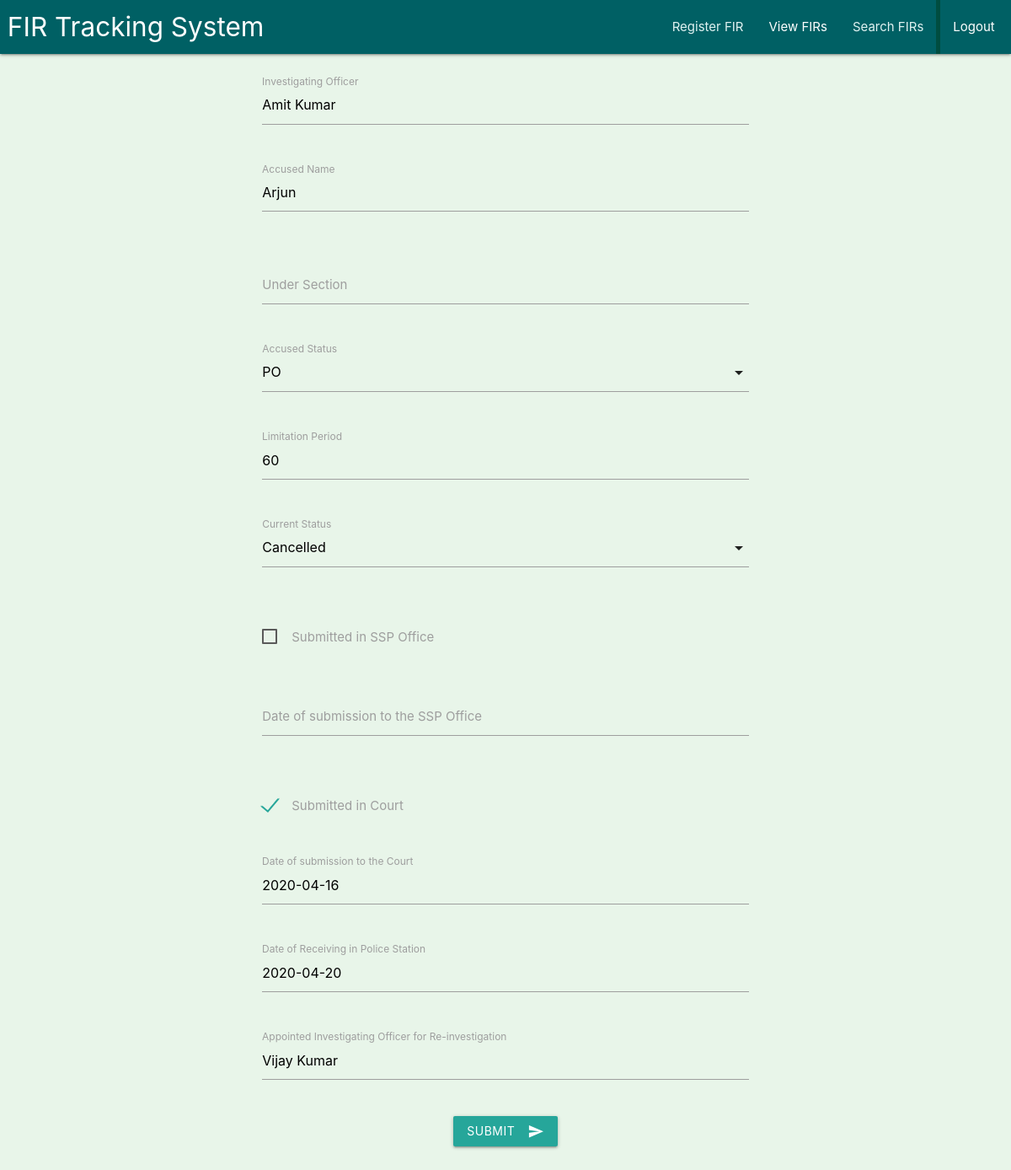
Page /fir/update_fir_ps/12 (signed in) on the earlier database version.
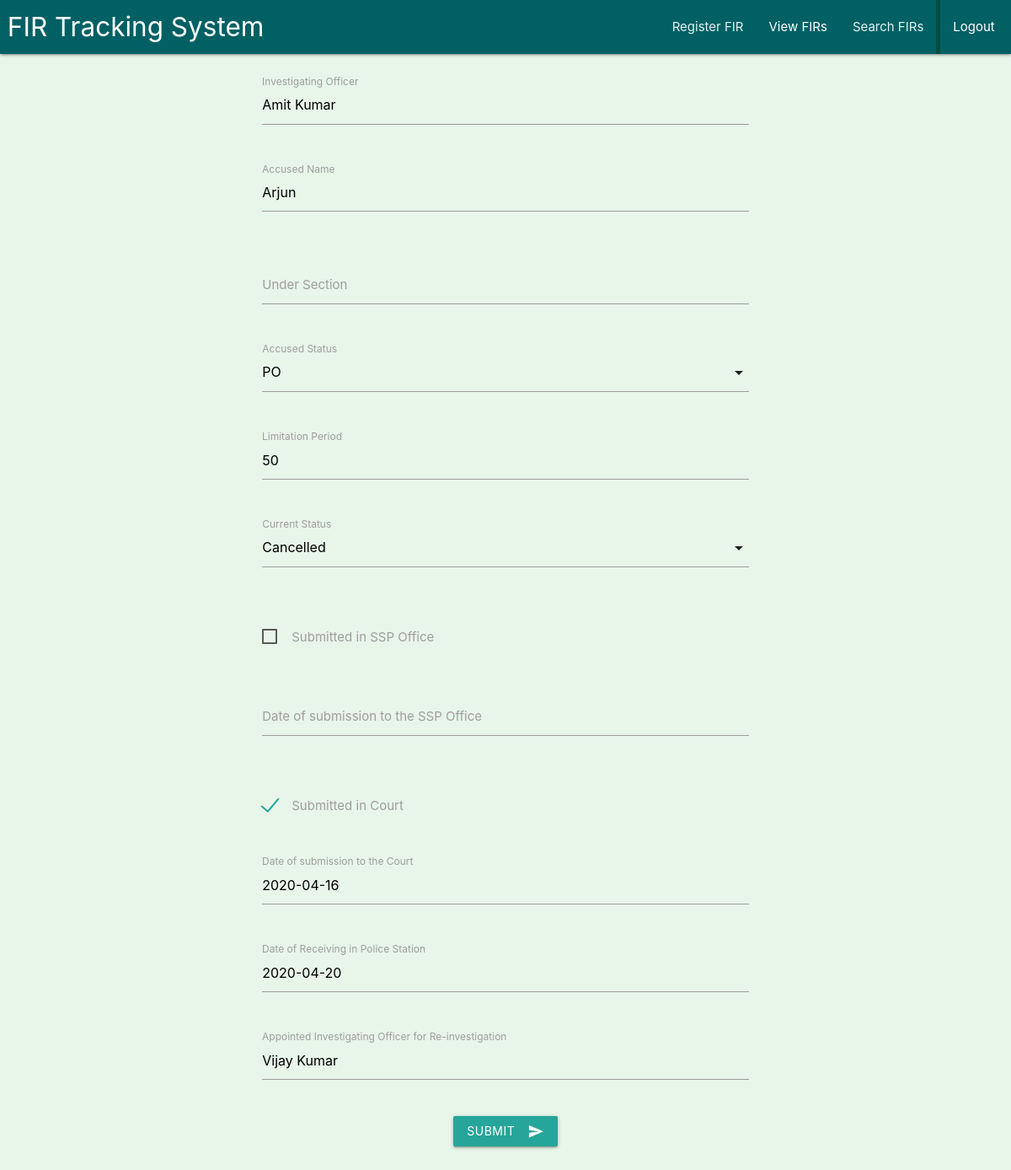
Same page on the later database version.
### fir/models.py (models this page shows, shortened)
class FIR(models.Model):
    PHASE_CHOICES=[(1,1),(2,2),(3,3)]
    ACCUSED_STATUS_CHOICES = [('arrested','Arrested'),('not_arrested','Not Arrested'),('po','PO')]
    CURRENT_STATUS_CHOICES = [('under_investigation','Under Investigation'),('challan_filed','Challan Filed'),('untraced','Untraced'),('cancelled','Cancelled')]
    COURT_STATUS_CHOICES = [('pending','Pending'),('accepted','Accepted'),('reinvestigation','Reinvestigation')]
    sub_division = models.ForeignKey("location.SubDivision", related_name='firs', on_delete=models.CASCADE)
    police_station = models.ForeignKey("location.PoliceStation", related_name='firs', on_delete=models.CASCADE)
    fir_no = models.CharField(max_length=50)
    phase = models.PositiveIntegerField(choices=PHASE_CHOICES)
    date_created = models.DateField(auto_now_add=True)
    io_name = models.CharField(max_length=50, blank=True, null=True)
    accused_name = models.TextField(blank=True, null=True)
    under_section = models.CharField(max_length=50, blank=True, null=True)
    accused_status = models.CharField(max_length=50, choices=ACCUSED_STATUS_CHOICES, blank=True, null=True)
    limitation_period = models.PositiveIntegerField(blank=True, null=True)
    current_status = models.CharField(max_length=50, choices=CURRENT_STATUS_CHOICES, blank=True, null=True)
    put_in_ssp_office = models.BooleanField(default=False)
    put_in_ssp_office_date = models.DateField(blank=True, null=True)
    ssp_approved = models.BooleanField(default=False)
    put_in_court = models.BooleanField(default=False)
    put_in_court_date = models.DateField(blank=True, null=True)
    received_in_court = models.BooleanField(default=False)
    received_in_court_date = models.DateField(blank=True, null=True)
    court_status = models.CharField(max_length=50, choices=COURT_STATUS_CHOICES, blank=True,  null=True)
    reverted_by_court_date = models.DateField(blank=True,  null=True)
    received_from_court_date = models.DateField(blank=True,  null=True)
    appointed_io = models.CharField(max_length=50, blank=True,  null=True)
    class Meta():
        unique_together = ['sub_division', 'police_station', 'fir_no', 'phase']
        ordering = ['sub_division', 'police_station', '-fir_no', 'phase']
        verbose_name = 'FIR'
        verbose_name_plural = 'FIRs'

### fir/views.py (the view)
# urls.py: path('update_fir_ps/<int:pk>', views.update_fir_police_station_view, name='update_fir_police_station'),
@login_required
def update_fir_police_station_view(request, pk):
    police_station_record_keepers = [u['user'] for u in acc_models.PoliceStationRecordKeeper.objects.all().values('user')]
    prev_path = request.META.get('HTTP_REFERER', '/')
    current_path = request.path
    if prev_path == '/':
        response = '/'
        request.session['response_to_redirect'] = response
    elif not current_path in prev_path:
        response = prev_path
        request.session['response_to_redirect'] = response
    if (request.user.pk in police_station_record_keepers) and (acc_models.PoliceStationRecordKeeper.objects.get(user__pk__exact=request.user.pk).police_station == models.FIR.objects.get(pk__exact=pk).police_station) :
        if request.method == 'POST':
            form = forms.UpdateFIRPoliceStationForm(request.POST)
            if form.is_valid():
                fir = models.FIR.objects.get(pk__exact=pk)
                fir.io_name = form.cleaned_data['io_name']
                fir.accused_name = form.cleaned_data['accused_name']
                fir.under_section = form.cleaned_data['under_section']
                fir.accused_status = form.cleaned_data['accused_status']
                fir.limitation_period = form.cleaned_data['limitation_period']
                fir.current_status = form.cleaned_data['current_status']
                fir.put_in_ssp_office = form.cleaned_data['put_in_ssp_office']
                fir.put_in_ssp_office_date = form.cleaned_data['put_in_ssp_office_date']
                fir.put_in_court = form.cleaned_data['put_in_court']
                fir.put_in_court_date = form.cleaned_data['put_in_court_date']
                fir.received_from_court_date = form.cleaned_data['received_from_court_date']
                fir.appointed_io = form.cleaned_data['appointed_io']
                fir.save()
                response = request.session.get('response_to_redirect', None)
                if response and response != '/':
                    return HttpResponseRedirect(response)
                else:
                    return redirect('fir:list_firs_police_station')
            else:
                return redirect('fault', fault='Input parameters of Update FIR Form are not valid')
        else:
            form = forms.UpdateFIRPoliceStationForm(instance=models.FIR.objects.get(pk__exact=pk))
            return render(request, 'fir/update_fir_police_station.html', {'form':form})
    else:
        return redirect('fault', fault='ACCESS DENIED!')

### fir/forms.py
class UpdateFIRPoliceStationForm(forms.ModelForm):
    class Meta():
        model = models.FIR
        fields = ['io_name',
                  'accused_name',
                  'under_section',
                  'accused_status',
                  'limitation_period',
                  'current_status',
                  'put_in_ssp_office',
                  'put_in_ssp_office_date',
                  'put_in_court',
                  'put_in_court_date',
                  'received_from_court_date',
                  'appointed_io',
                  ]

### fir/templates/fir/update_fir_police_station.html (shortened to what this page needs)
{% extends 'base.html' %}
{% load static %}
{% load widget_tweaks %}
{% block content %}
    <br>
    <form method='POST' class='center'>
        <div class="row">
            <div class="input-field col s6 offset-s3">
                {{form.io_name}}
                <label for="Investigating Officer">Investigating Officer</label>
            </div>
        </div>
        <div class="row">
            <div class="input-field col s6 offset-s3">
                {{form.accused_name|add_class:'materialize-textarea'}}
                <label for="Accused Name">Accused Name</label>
            </div>
        </div>
        <div class="row">
            <div class="input-field col s6 offset-s3">
                {{form.under_section}}
                <label for="Under Section">Under Section</label>
            </div>
        </div>
        <div class="row">
            <div class="input-field col s6 offset-s3">
                <label for="Accused Status">Accused Status</label>
            </div>
        </div>
        <div class="row">
            <div class="input-field col s6 offset-s3">
                {{form.limitation_period}}
                <label for="Limitation Period">Limitation Period</label>
            </div>
        </div>
        <div class="row">
            <div class="input-field col s6 offset-s3">
                <label for="Current Status">Current Status</label>
            </div>
        </div>
        <div class="row">
            <div class="input-field col s6 offset-s3">
                <label for="id_put_in_ssp_office">
                    <span>Submitted in SSP Office</span>
                </label>
            </div>
        </div>
        <br><br>
        <div class="row">
            <div class="input-field col s6 offset-s3">
                {{form.put_in_ssp_office_date|add_class:'datepicker'}}
                <label for="Date of submission to the SSP Office">Date of submission to the SSP Office</label>
            </div>
        </div>
        <div class="row">
            <div class="input-field col s6 offset-s3">
                <label for="id_put_in_court">
                    <span>Submitted in Court</span>
                </label>
            </div>
        </div>
        <br><br>
        <div class="row">
            <div class="input-field col s6 offset-s3">
                {{form.put_in_court_date|add_class:'datepicker'}}
                <label for="Date of submission to the Court">Date of submission to the Court</label>
            </div>
        </div>
        <div class="row">
            <div class="input-field col s6 offset-s3">
                {{form.received_from_court_date|add_class:'datepicker'}}
                <label for="Date of Receiving in Police Station">Date of Receiving in Police Station</label>
            </div>
        </div>
        <div class="row">
            <div class="input-field col s6 offset-s3">
                {{form.appointed_io}}
                <label for="Appointed Investigating Officer">Appointed Investigating Officer for Re-investigation</label>
            </div>
        </div>
        <button class="btn waves-effect waves-light" type="submit">
         Submit <i class="material-icons right">send</i>
        </button>
    </form>
    <br><br><br><br>
{% endblock content %}

Differences in the rows shown:
changed FIR "Amit Kumar": limitation_period "60" → "50"
